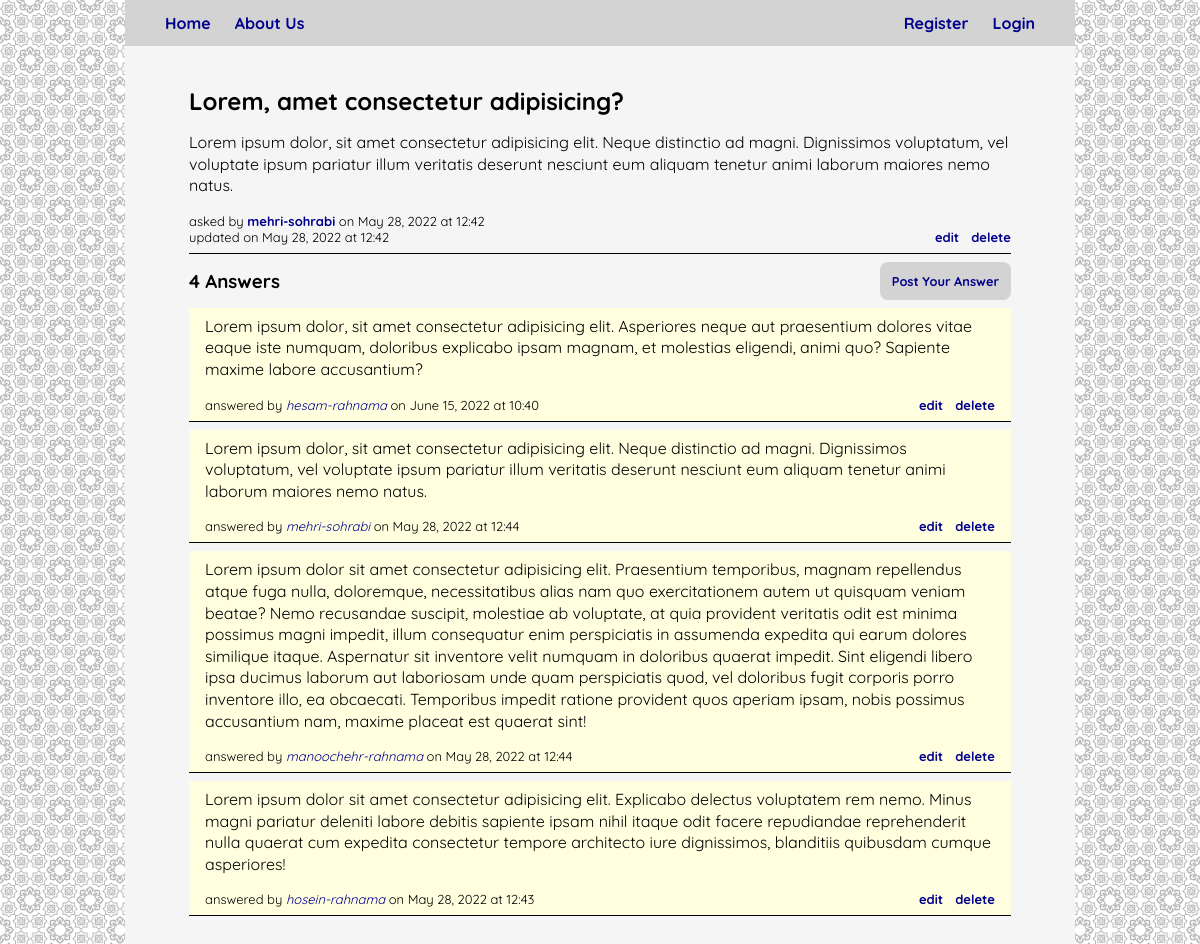
The page /question/2/detail on the database its author committed.
### blog/models.py (models this page shows, shortened)
class Question(db_models.Model):
    author = db_models.ForeignKey(auth_models.User, on_delete=db_models.CASCADE)
    title = db_models.CharField(max_length=200)
    body = db_models.TextField()
    published = db_models.DateTimeField(auto_now_add=True)
    updated = db_models.DateTimeField(auto_now=True)

class Answer(db_models.Model):
    author = db_models.ForeignKey(auth_models.User, on_delete=db_models.CASCADE)
    question = db_models.ForeignKey(Question, on_delete=db_models.CASCADE)
    body = db_models.TextField()
    published = db_models.DateTimeField(auto_now_add=True)
    updated = db_models.DateTimeField(auto_now=True)

### blog/views.py (the view)
# urls.py: path('question/<int:question_id>/detail', blog_views.detail, name='question-detail'),
def detail(request, question_id):
    question = get_object_or_404(blog_models.Question, pk=question_id)
    answers = question.answer_set.order_by('-published').all()
    context = {
        'question': question,
        'answers': answers
    }
    template = 'blog/detail.html'
    return render(request, template, context)

### blog/templates/blog/detail.html (shortened to what this page needs)
{% extends "project/base.html" %}
{% load form_tags_filters %}
{% block content %}
    <ul class="questions-list">
        <li class="question-card">
            <h2 class="question-title">{{ question.title }}</h2>
            <p class="question-body">{{ question.body }}</p>
            <ul class="question-info">
                <div>
                    <li>asked by <a href="{% url 'user:profile' question.author.id %}" class="question-author">{{ question.author }}</a> on {{ question.published|date:"F d, Y" }} at {{ question.published|date:"H:i" }}</li>
                    {% if question.updated != question.published %}
                        <li>updated on {{ question.updated|date:"F d, Y" }} at {{ question.updated|date:"H:i" }}</li>
                    {% endif %}
                </div>
                <div>
                    <li><a href="{% url 'blog:question-edit' question.id %}">edit</a></li>
                    <li><a href="{% url 'blog:question-delete' question.id %}">delete</a></li>
                </div>
            </ul>
        </li>
    </ul>
    <ul class="answers-list">
        <h3 class="answers-header">
            <div>
                {% if answers.count %}
                    {{ answers.count }} Answer{{ answers.count|pluralize }}
                {% else %}
                    0 Answers
                {% endif %}
            </div>
            {% if answer_add_form == None %}
                <div>
                    <a href="{% url 'blog:answer-add' question.id %}" class="button" id="show-answer-add-form-button">Post Your Answer</a>
                </div>
            {% endif %}
        </h3>
        {% for answer in answers %}
            <li class="answer-card">
                <p class="answer-body">{{ answer.body }}</p>
                <ul class="answer-info">
                    <div>
                        <li>answered by <a href="{% url 'user:profile' answer.author.id %}" class="answer-author">{{ answer.author.username }}</a> on {{ answer.published|date:"F d, Y" }} at {{ answer.published|date:"H:i" }}</li>
                    </div>
                    <div>
                        <li><a href="{% url 'blog:answer-edit' question.id answer.id %}">edit</a></li>
                        <li><a href="{% url 'blog:answer-delete' question.id answer.id %}">delete</a></li>
                    </div>
                </ul>
            </li>
        {% endfor %}
    </ul>
{% endblock content %}

### project/static/project/style.css (style rules this page uses)
* { margin: 0rem; padding: 0rem; box-sizing: border-box; }
body { background-image: url(./images/background.jpg); background-repeat: repeat; background-size: 25%; font-family: 'Quicksand', 'Cambria', 'Times New Roman', 'Arial'; line-height: 30px; padding: 0px 25px; margin: 0px 100px; }
a { color: darkblue; text-decoration: none; }
.button { font-size: 0.8rem; border-style: hidden; border-radius: 0.5rem; color: darkblue; background-color: lightgray; display: flex; flex-direction: column; justify-content: center; text-align: center; }

### blog/static/blog/style.css (style rules this page uses)
.questions-list { list-style-type: none; margin: 0rem 2rem; }
.question-card { border-bottom-style: solid; border-bottom-width: 0.1rem; padding: 0.5rem 0rem; margin-bottom: 0.5rem; }
.question-title { margin-bottom: 1rem; }
.question-body { margin-bottom: 1rem; line-height: 1.35rem; }
.question-info { line-height: 1rem; font-size: small; list-style-type: none; display: flex; flex-direction: row; justify-content: space-between; align-items: end; }
.question-info div:nth-child(2) { display: flex; }
.question-info div:nth-child(2) li { margin-left: 0.75rem; font-weight: bold; }
.question-author { font-weight: bold; }
.answers-list { list-style-type: none; margin: 0rem 2rem; }
.answer-card { background-color: lightyellow; border-bottom-style: solid; border-bottom-width: 0.1rem; padding: 0.5rem 1rem; margin-bottom: 0.5rem; }
.answer-body { margin-bottom: 1rem; line-height: 1.35rem; }
.answer-author { font-style: italic; }
.answers-header { display: flex; flex-direction: row; justify-content: space-between; align-items: center; margin: 0.5rem 0rem; }
.answers-header div:nth-child(2) a { padding: 0.25rem 0.75rem; }
.answer-info { display: flex; flex-direction: row; justify-content: space-between; align-items: end; line-height: 1rem; font-size: small; list-style-type: none; }
.answer-info div:nth-child(2) { display: flex; }
.answer-info div:nth-child(2) li { margin-left: 0.75rem; font-weight: bold; }

### rows shown on the page
Question: title "Lorem, amet consectetur adipisicing?", body "Lorem ipsum dolor, sit amet consectetur adipisicing elit. Neque distinctio ad magni. Dignissimos voluptatum, vel voluptate ipsum pariatur illum veritatis deserunt nesciunt eum aliquam tenetur animi laborum maiores nemo natus.", author "mehri-sohrabi", published "May 28, 2022", published "12:42", updated "May 28, 2022", updated "12:42"
Answer: body "Lorem ipsum dolor, sit amet consectetur adipisicing elit. Asperiores neque aut praesentium dolores vitae eaque iste numquam, doloribus explicabo ipsam magnam, et molestias eligendi, animi quo? Sapiente maxime labore accusantium?", author.username "hesam-rahnama", published "June 15, 2022", published "10:40"
Answer: body "Lorem ipsum dolor, sit amet consectetur adipisicing elit. Neque distinctio ad magni. Dignissimos voluptatum, vel voluptate ipsum pariatur illum veritatis deserunt nesciunt eum aliquam tenetur animi laborum maiores nemo natus.", author.username "mehri-sohrabi", published "May 28, 2022", published "12:44"
Answer: body "Lorem ipsum dolor sit amet consectetur adipisicing elit. Praesentium temporibus, magnam repellendus atque fuga nulla, doloremque, necessitatibus alias nam quo exercitationem autem ut quisquam veniam beatae? Nemo recusandae suscipit, molestiae ab voluptate, at quia provident veritatis odit est minima possimus magni impedit, illum consequatur enim perspiciatis in assumenda expedita qui earum dolores similique itaque. Aspernatur sit inventore velit numquam in doloribus quaerat impedit. Sint eligendi libero ipsa ducimus laborum aut laboriosam unde quam perspiciatis quod, vel doloribus fugit corporis porro inventore illo, ea obcaecati. Temporibus impedit ratione provident quos aperiam ipsam,…", author.username "manoochehr-rahnama", published "May 28, 2022", published "12:44"
Answer: body "Lorem ipsum dolor sit amet consectetur adipisicing elit. Explicabo delectus voluptatem rem nemo. Minus magni pariatur deleniti labore debitis sapiente ipsam nihil itaque odit facere repudiandae reprehenderit nulla quaerat cum expedita consectetur tempore architecto iure dignissimos, blanditiis quibusdam cumque asperiores!", author.username "hosein-rahnama", published "May 28, 2022", published "12:43"

### other values the page prints
{{ answers.count }} "4"
